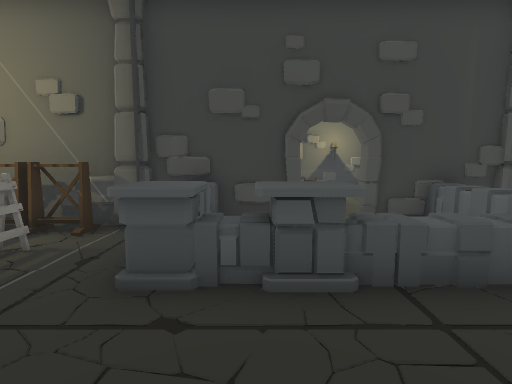
view 1 (above)

24 first-person views from a walk through a 3-D level made in the Unity game engine. The camera is 1.4 m above the floor, tilts 6° down and sees 85° across. Doors are open. The floor is counted in squares, 1 m on a side. Each view is taken from the middle of a square. On the plan, view 1 faces up. The plan holds only what a view shows up to about 14 squares ahead; the rest is blank. The place goes on beyond the plan. The player is left out. Some animated figures are left out. Some surface patterns are stand-ins.

view 2
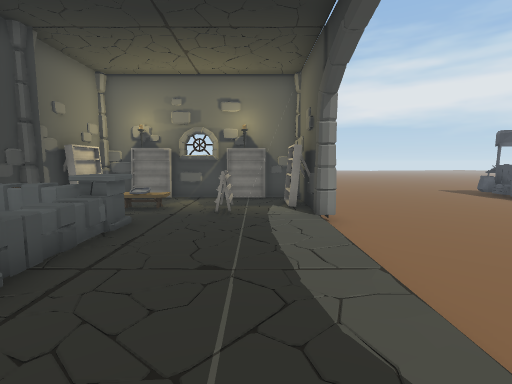

view 3
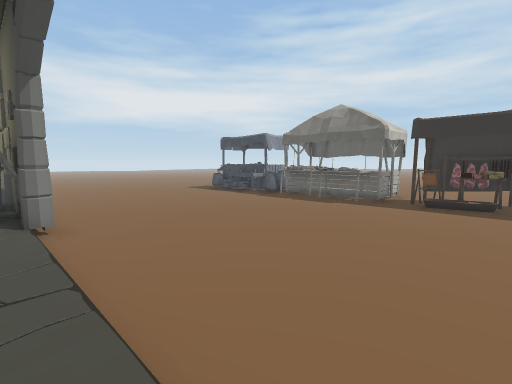

view 4
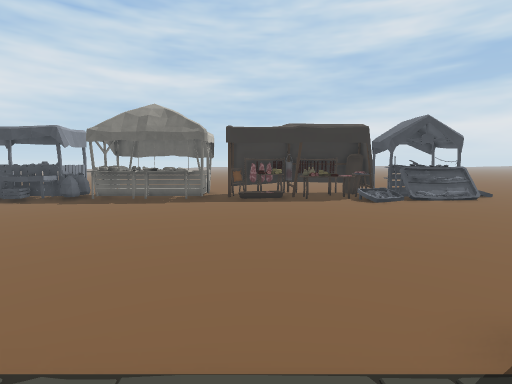

view 5
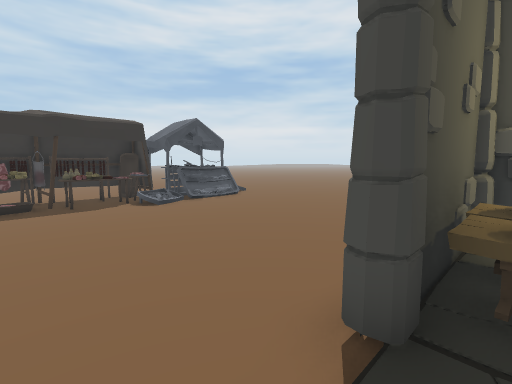

view 6
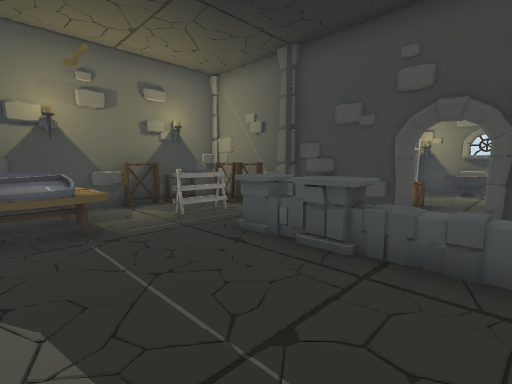

view 7
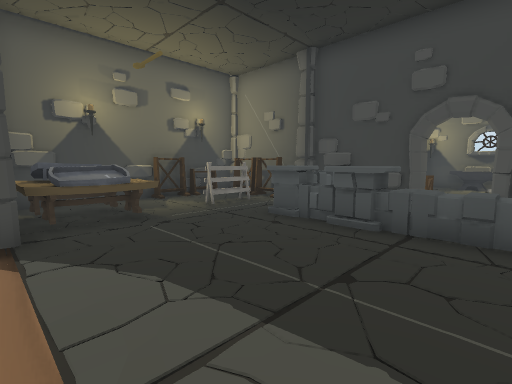

view 8
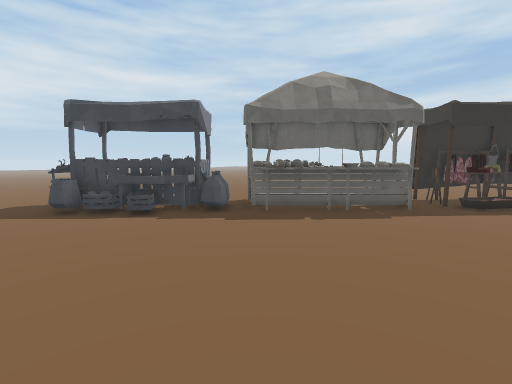

view 9
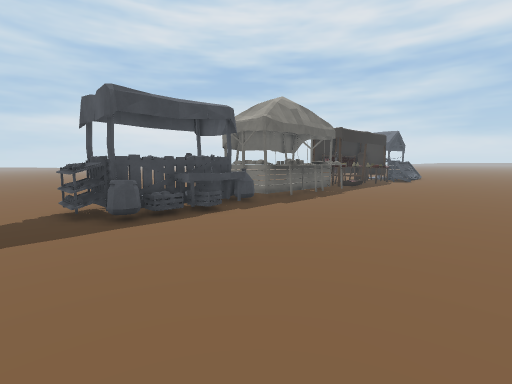

view 10
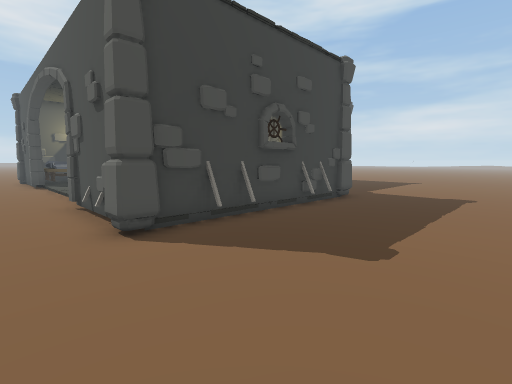

view 11
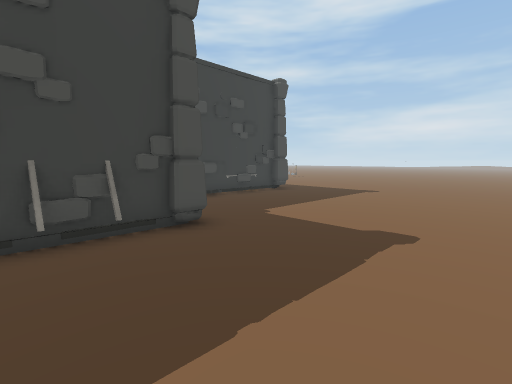

view 12
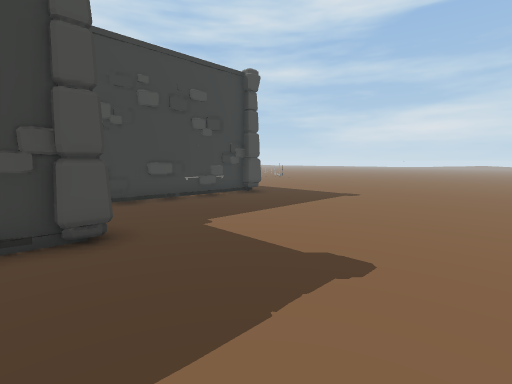

view 13
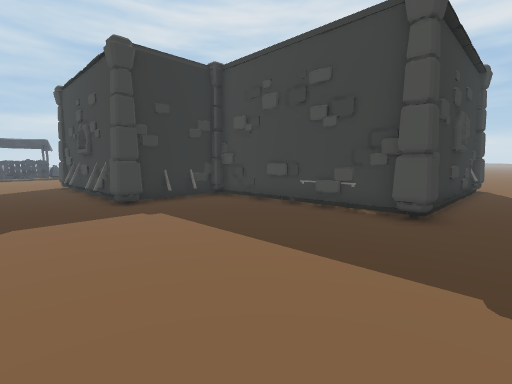

view 14
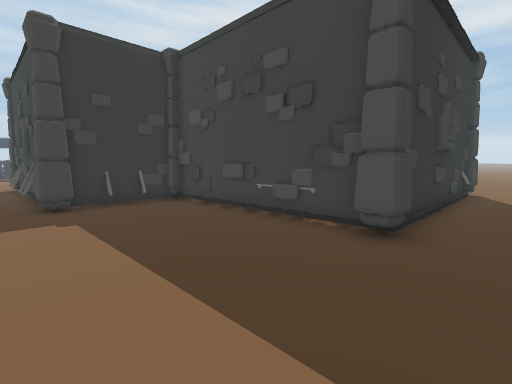

view 15
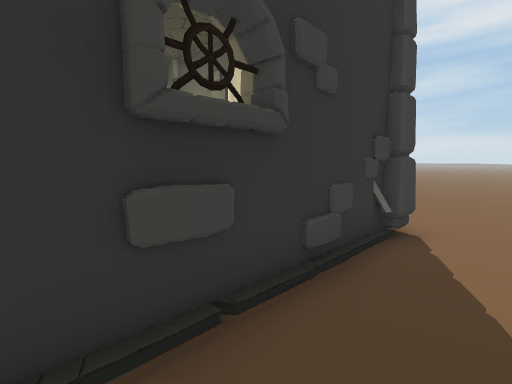

view 16
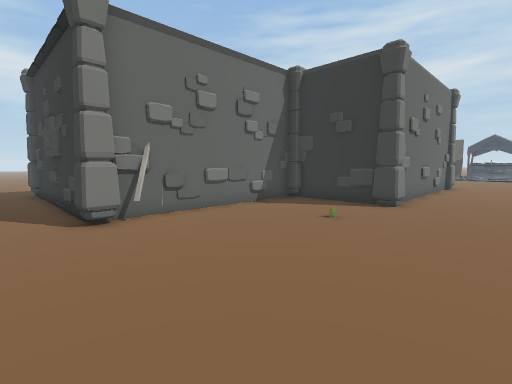

view 17
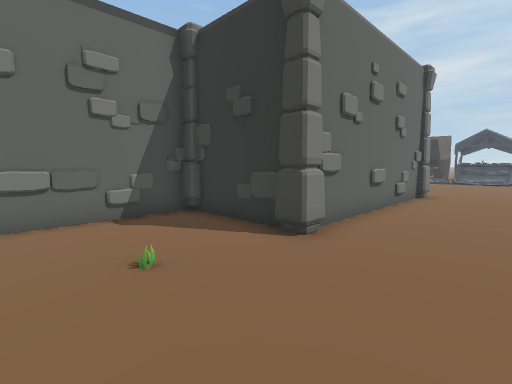

view 18
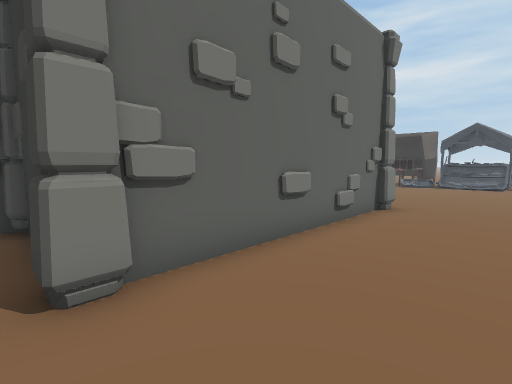

view 19
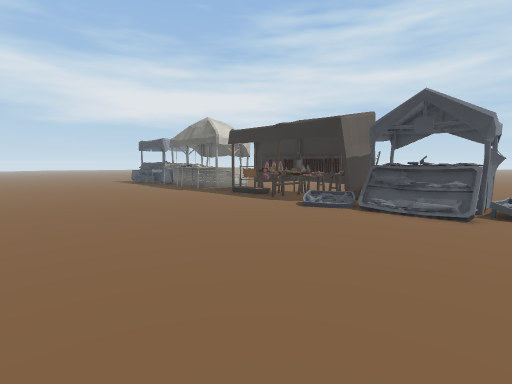

view 20
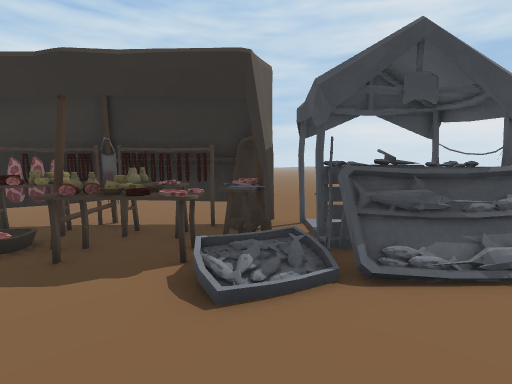

view 21
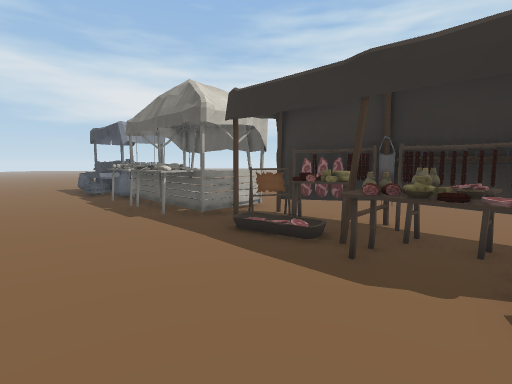

view 22
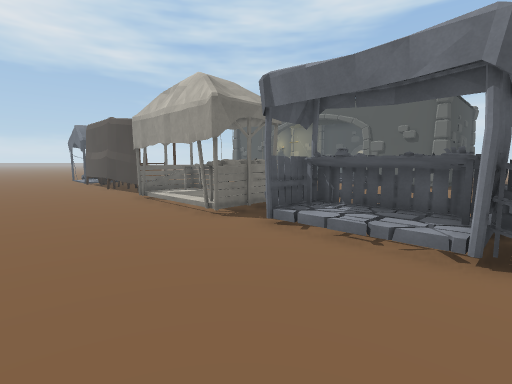

view 23
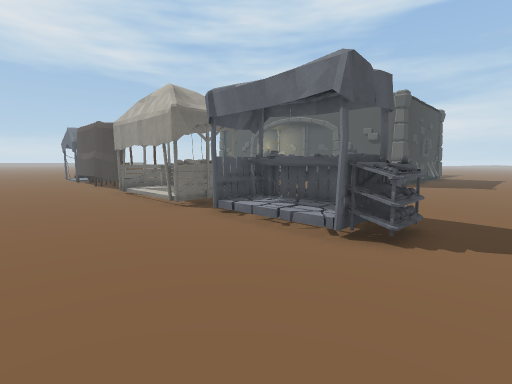

view 24
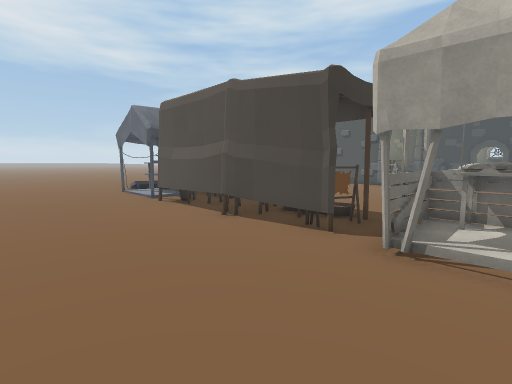

### Floor plan
Key: @ floor where view 1 was taken; # wall or solid block; x gap in a wall; . main floor; : floor 0.25 m higher than the main floor; / step, stairs or slope; D open door; P pillar; R rack; F fence; T table; B box; O other object.
Columns run from 10 left of view 1 to 15 right of it. Each row starts with its distance up from view 1.
 16 : ::::....................
 15 ::::::....................
 14 ::::::.P########P.........
 13 ::::::.OOOOOOO #..........
 12 ::::::..O::::  O..........
 11 ::::::..OO:::  O..........
 10 ::::::..OO::::  ..........
  9 ::::::..  BB::  ..........
  8 ::::::..  B::: ##.........
  7 :::P::.P#   D  P#..P......
  6 :::P#RRP###x####P#O#P.....
  5 :::#R::::F    F    O#.....
  4 :::#R:R::FFFFFF :O:O#.....
  3 :::#R:R::FFFFFF::O:#......
  2 :::##::::::::::::::##.....
  1 :::## TT::::::::RR:O#.....
  0 :::##TTT::@::::::::O#.....
 -1 :::##TTT:::::::::OO##.....
 -2 :::P####////////###PP.....
 -3 ::::::...................
 -4 ::::::....................
 -5 ::::::....................
 -6 ::::::...................
 -7 ::::::....................
 -8 :::::.....................
 -9 :::::.....................
-10 :::::.....................
-11 ://////......OOOO.........
-12 /OOOOOOOO///.OOOOOOOOOOO..
-13 /OOOOOOOOOOOOOOOOOOOOOOO..
-14 :O  :OOOOOOOO::::O.O///O..
-15 :::::.......OO...O........
-16 :::::.....................
-17 :::::.....................
-18 :::::....................
-19    ::.....................

Positions as (right, up) in squares from view 1, and headings:
1: (0, 0), facing up
2: (-2, 0), facing right
3: (-2, -1), facing down-right
4: (0, 0), facing down
5: (0, -1), facing down-left
6: (3, -1), facing up-left
7: (3, -2), facing up-left
8: (7, -4), facing down
9: (15, -5), facing down-left
10: (15, -4), facing up-left
11: (15, 3), facing up-left
12: (15, 5), facing up-left
13: (13, 16), facing down-left
14: (11, 16), facing down-left
15: (3, 16), facing down-left
16: (-10, 16), facing down-right
17: (-10, 11), facing down-right
18: (-10, 7), facing down-right
19: (-10, -3), facing down-right
20: (-5, -8), facing down
21: (-4, -8), facing down-right
22: (13, -19), facing up-left
23: (15, -19), facing up-left
24: (4, -19), facing up-left
